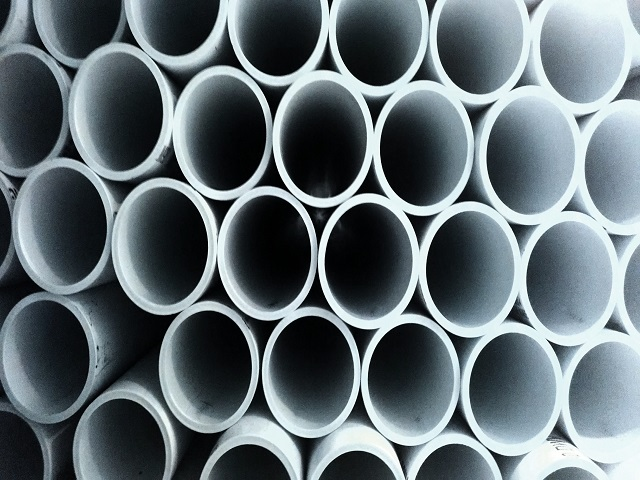
#> input picture Ch6/pipes.jpg, 640 x 480 px
$ python Ch06_11.py   (older library calls are emulated)
#> lines starting #> are read from the running program, lines starting #| are printed output that depends on the picture; after the words box and inside, x2 and y2 are one past the last pixel; in counts of white or black regions, pixels touching at a corner belong together
import numpy as np
import cv2
n=0
img = cv2.imread('pipes.jpg',1)
#> img is the input picture: shape (480, 640, 3); mean B, G, R 115.5, 110.2, 98.8
gray=cv2.cvtColor(img,cv2.COLOR_BGR2GRAY)
thresh = cv2.adaptiveThreshold(gray, 200, cv2.ADAPTIVE_THRESH_GAUSSIAN_C, cv2.THRESH_BINARY, 115, 1)
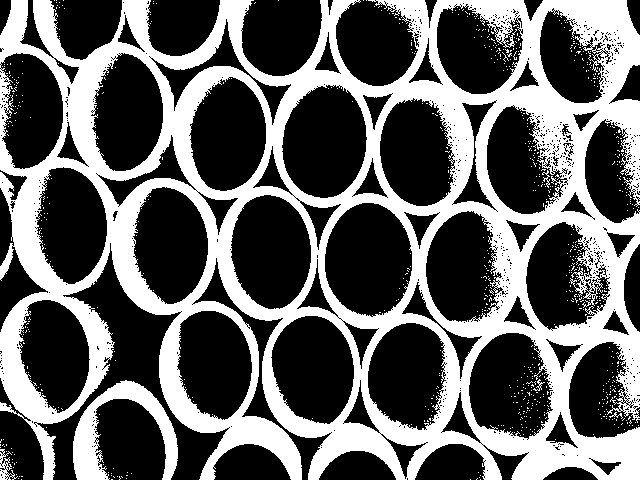
#> thresh: shape (480, 640); values 0 (black) and 200 (white), 38.2% white; 758 white regions (752 under 20 px)
_, contours, hierarchy = cv2.findContours(thresh, cv2.RETR_TREE, cv2.CHAIN_APPROX_SIMPLE)
#> contours = 2261 contours, 2184 with area under 20; largest, box (x1, y1, x2, y2) and area: (0, 0, 640, 480) 244157, (324, 202, 413, 318) 7893, (281, 84, 368, 199) 7573, (230, 194, 312, 310) 7225, (270, 315, 355, 425) 6975
cv2.drawContours(thresh, contours, -1, (255,20,250), 2)
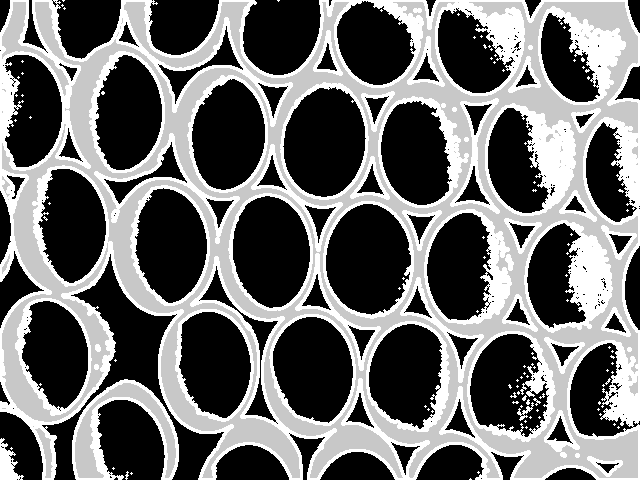
#> thresh: shape (480, 640); min 0, max 255, mean 107.6
circle = cv2.HoughCircles(thresh,cv2.HOUGH_GRADIENT,1.5,100,
                            param1=50,param2=30,minRadius=15,maxRadius=80)
#> circle = 28 rows, first 8: [243.8, 252.8, 65.85], [197.2, 132.8, 67.5], [426.8, 384.8, 64.2], [129.8, 246.8, 75.75], [179.2, 357.8, 79.05], [90.75, 111.8, 70.8], [546.8, 177.8, 79.05], [300.8, 135.8, 67.5]
no_circles = np.uint16(np.around(circle))
#> no_circles = 28 rows, first 8: [244, 253, 66], [197, 133, 68], [427, 385, 64], [130, 247, 76], [179, 358, 79], [91, 112, 71], [547, 178, 79], [301, 136, 68]
v=len(no_circles)
#> v = 1
for i in no_circles[0,:]:
    n=n+1
    cv2.circle(img,(i[0],i[1]),40,(0,200,0),2)
    cv2.putText(img,str(n),(i[0],i[1]), 1, 2,(0,0,255))
#> this loop made 28 passes
#> i on passes 1 to 12: [244, 253, 66], [197, 133, 68], [427, 385, 64], [130, 247, 76], [179, 358, 79], [91, 112, 71], [547, 178, 79], [301, 136, 68], [535, 362, 79], [347, 257, 66], [79, 355, 79], [481, 268, 68]
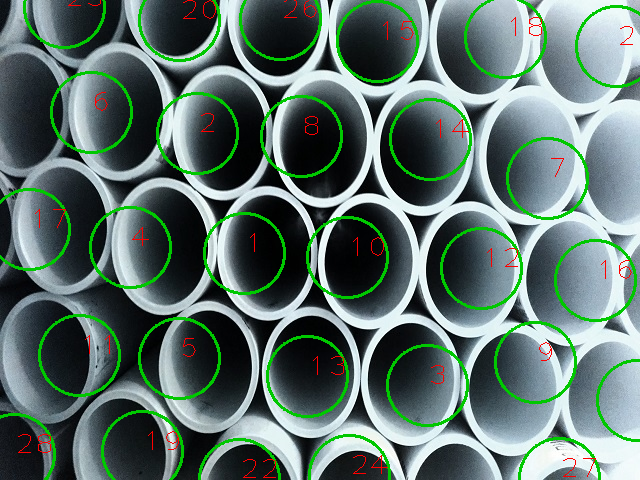
#> img: shape (480, 640, 3); 6.39% of pixels changed, all inside (x1, y1, x2, y2) = (0, 0, 640, 480)
#> after the loop, n = 28
cv2.rectangle(img,(500,420),(640,480),(0,255,0),-1)
cv2.putText(img,str("Total pipes"),(500,445),5,1,(0,0,0))
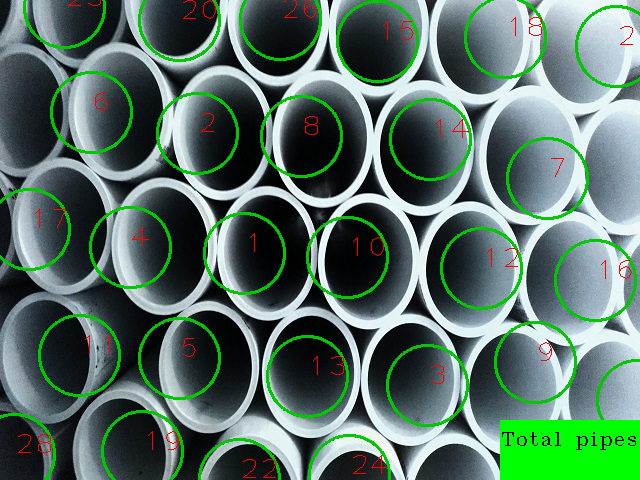
#> img: shape (480, 640, 3); mean B, G, R 103.1, 116.3, 89.3
cv2.putText(img,str(n),(580,470),5,1,(0,0,0))
#> img: shape (480, 640, 3); 0.03% of pixels changed, all inside (x1, y1, x2, y2) = (582, 457, 605, 471)
cv2.imshow("Pipe Counting",img)
c= cv2.waitKey(0)
#> (key q is pressed here)
if c==ord('q'):
    cv2.destroyAllWindows()

$ run again, with Ch6/2.jpg copied over Ch6/pipes.jpg
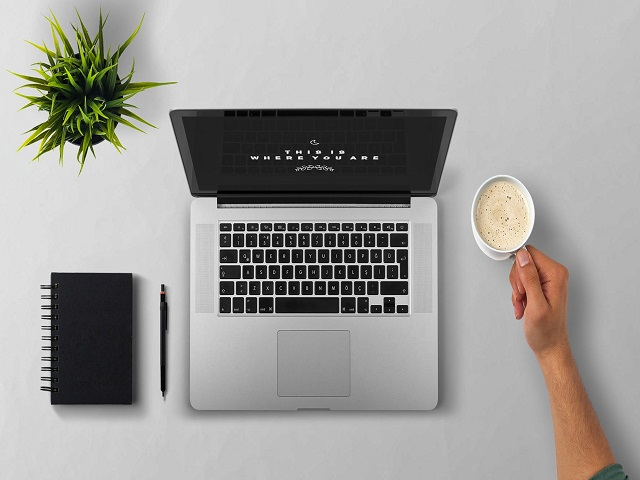
#> input picture Ch6/2.jpg, 640 x 480 px
#> img is the input picture: shape (480, 640, 3); mean B, G, R 155.4, 158.7, 160.4
#> `thresh = cv2.adaptiveThreshold(gray, 200, cv2.ADAPTIVE_THRESH_GAUSSIAN..`:
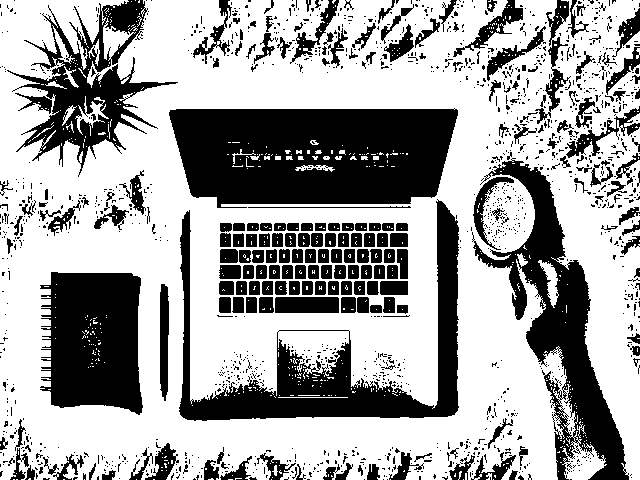
#> thresh: shape (480, 640); values 0 (black) and 200 (white), 64.2% white; 1528 black regions (1299 under 20 px)
#> contours = 2768 contours, 2498 with area under 20; largest, box (x1, y1, x2, y2) and area: (0, 0, 640, 480) 269163, (168, 108, 459, 209) 25341, (178, 199, 460, 422) 15540, (39, 271, 144, 416) 12531, (274, 296, 340, 314) 1100
#> circle = 26 rows, first 8: [552.8, 210.8, 79.05], [333.8, 303.8, 79.05], [567.8, 75.75, 69.15], [96.75, 144.8, 79.05], [231.8, 321.8, 72.45], [407.2, 228.8, 74.1], [119.2, 291.8, 72.45], [222.8, 185.2, 79.05]
#> no_circles = 26 rows, first 8: [553, 211, 79], [334, 304, 79], [568, 76, 69], [97, 145, 79], [232, 322, 72], [407, 229, 74], [119, 292, 72], [223, 185, 79]
#> v = 1
#> the loop `for i in no_circles[0,:]:` made 26 passes
#> after the loop `for i in no_circles[0,:]:`: n = 26
#> `cv2.putText(img,str("Total pipes"),(500,445),5,1,(0,0,0))`:
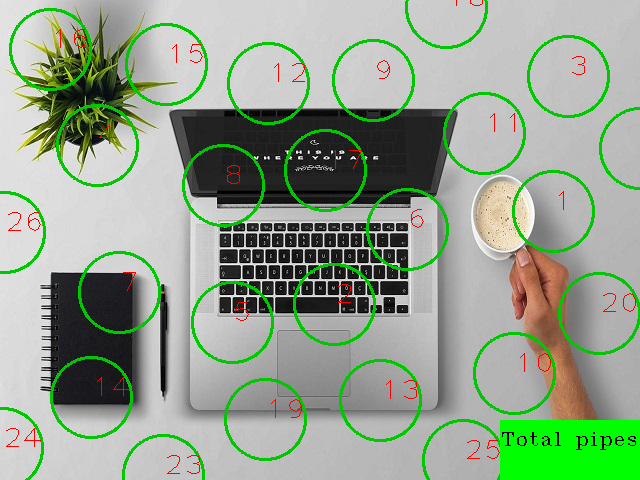
#> img: shape (480, 640, 3); mean B, G, R 142.9, 163.3, 148
